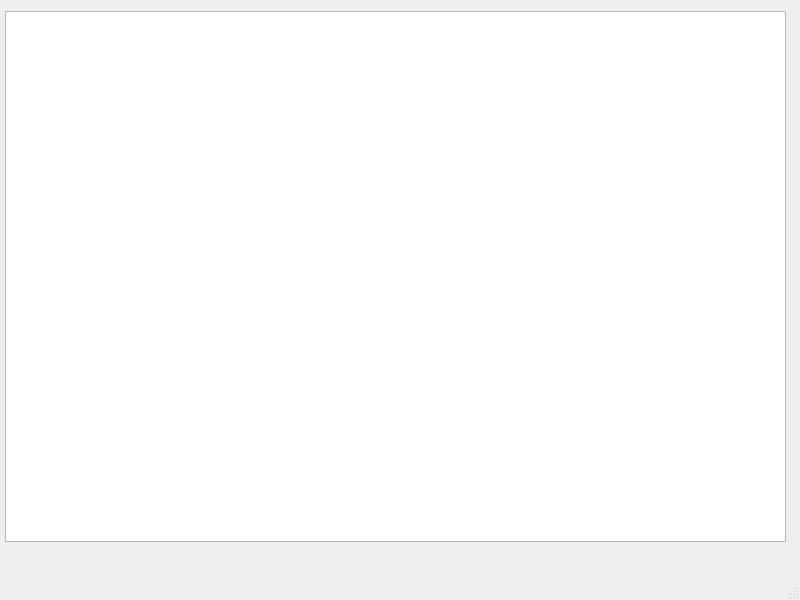
<?xml version="1.0" encoding="UTF-8"?>
<ui version="4.0">
 <class>MainWindow</class>
 <widget class="QMainWindow" name="MainWindow">
  <property name="geometry">
   <rect>
    <x>0</x>
    <y>0</y>
    <width>800</width>
    <height>600</height>
   </rect>
  </property>
  <property name="windowTitle">
   <string>MainWindow</string>
  </property>
  <widget class="QWidget" name="centralwidget">
   <widget class="QGraphicsView" name="graphicsView">
    <property name="geometry">
     <rect>
      <x>5</x>
      <y>11</y>
      <width>781</width>
      <height>531</height>
     </rect>
    </property>
   </widget>
  </widget>
  <widget class="QMenuBar" name="menubar">
   <property name="geometry">
    <rect>
     <x>0</x>
     <y>0</y>
     <width>800</width>
     <height>22</height>
    </rect>
   </property>
  </widget>
  <widget class="QStatusBar" name="statusbar"/>
 </widget>
 <resources/>
 <connections/>
</ui>
